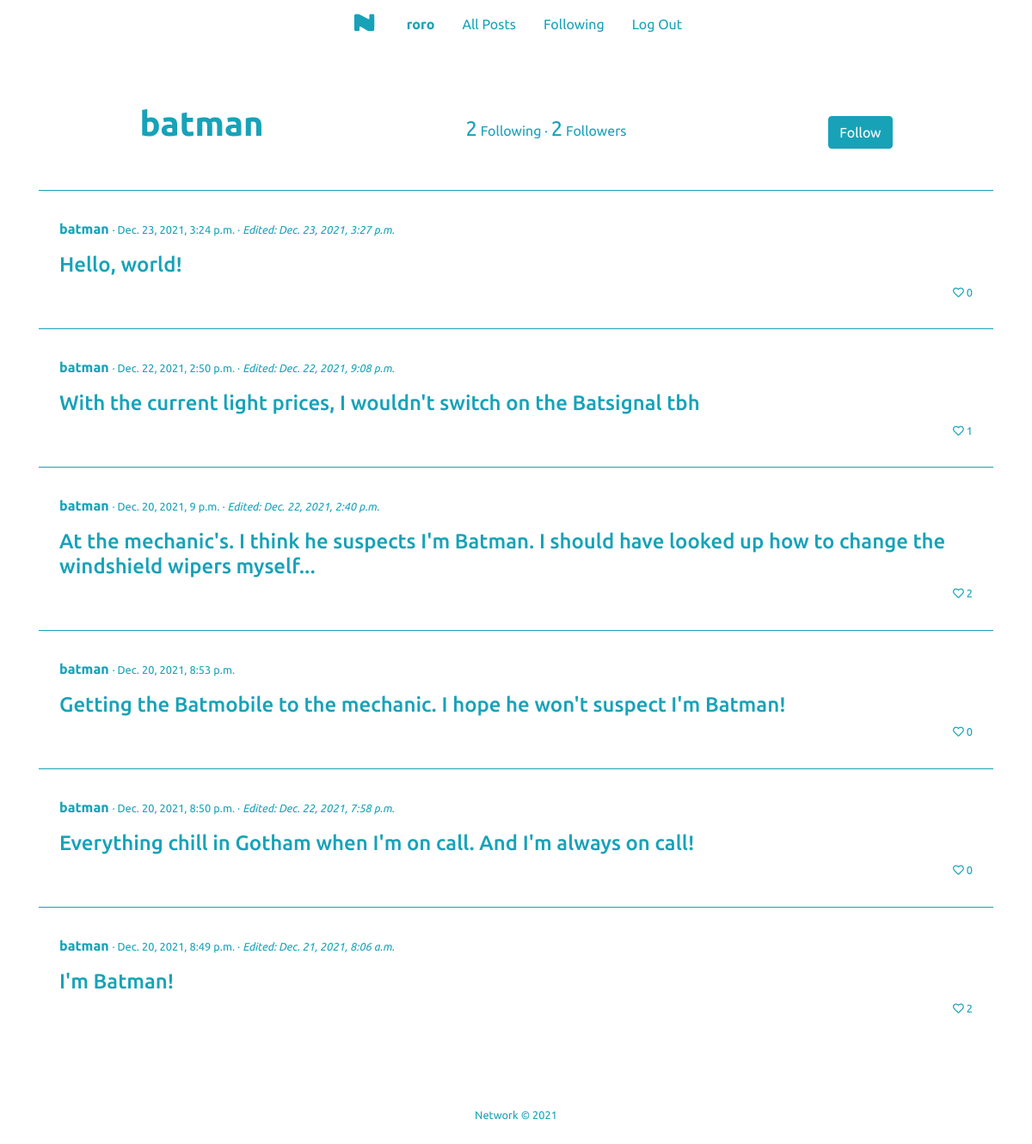
The app's page /network/profile/batman (signed in) with its own data.
### network/models.py (models this page shows, shortened)
class User(AbstractUser):
    pass

class Post(models.Model):
    text = models.TextField(max_length=300)
    author = models.ForeignKey("User", on_delete=models.PROTECT, related_name="post_author")
    timestamp = models.DateTimeField(auto_now_add=True)
    modified = models.DateTimeField(auto_now=True)
    liked = models.ManyToManyField("User", blank=True, related_name="likedby")

### network/views.py (the view)
# urls.py: path("network/profile/<str:user>", views.profile, name="profile"),
def profile(request, user):
    profiler = User.objects.get(username=user)
    postslist = Post.objects.filter(author=profiler).order_by("-timestamp")
    paginator = Paginator(postslist, 10) # Show 10 posts per page.
    page = request.GET.get('page', 1)
    try:
        posts = paginator.page(page)
    except PageNotAnInteger:
        posts = paginator.page(1)
    except EmptyPage:
        posts = paginator.page(paginator.num_pages)
    following = Following.objects.filter(user_id=profiler).count()
    followers = Following.objects.filter(following=profiler).count()
    selfprofile = False
    isfollower = False
    if request.user.is_authenticated:
        loggeduser = User.objects.get(username=request.user)
        if loggeduser == profiler:
            selfprofile = True
        checkfollowers = Following.objects.filter(following=profiler).values_list('user_id', flat=True)
        for person in checkfollowers:
            if person == loggeduser.id:
                isfollower = True
    return render(request, "network/profile.html", {
        "posts": posts,
        "profiler": profiler,
        "following": following,
        "followers": followers,
        "selfprofile": selfprofile,
        "isfollower": isfollower
    })

### network/templates/network/profile.html (shortened to what this page needs)
{% extends "network/layout.html" %}
{% load static %}
{% block body %}
    <div class="container mt-5 pt-3">
        <div class="flex-container text-center mb-5 text-info">
            <div><h1 class="mb-0 font-weight-bold" id="profiler">{{ profiler }}</h1></div>
            <div>
                <p class="mb-0"><span class="followersnum">{{ following }}</span> Following · <span class="followersnum">{{ followers }}</span> Followers</p>
            </div>
            <div>
                {% if user.is_authenticated %}
                    {% if selfprofile %}
                        <button id="follow-selfprofile" type="button" class="btn btn-info disabled no-drop">Follow</button>
                    {% else %}
                        {% if isfollower %}
                            <button id="unfollow" type="button" class="btn btn-info">Unfollow</button>
                        {% else %}
                            <button id="follow" type="button" class="btn btn-info">Follow</button>
                        {% endif %}
                    {% endif %}
                {% else %}
                    <button id="follow-notuser" type="button" class="btn btn-info disabled no-drop">Follow</button>
                {% endif %}
            </div>
        </div>
        {% for post in posts %}
        <div class="border border-info border-bottom-0 border-left-0 border-right-0 text-info mb-2">
            <div class="mt-4 py-2 px-4">
                <p>
                    <span class="font-weight-bold">{{ post.author }}</span>
                    {% if post.timestamp == post.modified %}
                        <span class="small"> · {{ post.timestamp }}</span>
                    {% else %}
                        <span class="small"> · {{ post.timestamp }} · <em>Edited: {{ post.modified }}</em></span>
                    {% endif %}
                </p>
                <h4 class="mt4">{{ post.text }}</h4>
                {% if user.is_authenticated %}
                    {% if user == post.author %}
                        <p class="small text-right">
                            <i class='far fa-heart heart like-author no-drop'></i> {{ post.liked.all.count }}
                        </p>
                    {% else %}
                        {% if user in post.liked.all %}
                            <p class="small text-right">
                                <i data-postid="{{ post.id }}" class='fas fa-heart text-danger heart heart-dislike'></i> {{ post.liked.all.count }}
                            </p>
                        {% else %}
                            <p class="small text-right">
                                <i data-postid="{{ post.id }}" class='far fa-heart heart heart-like'></i> {{ post.liked.all.count }}
                            </p>
                        {% endif %}
                    {% endif %}
                {% else %}
                    <p class="small text-right">
                        <i class='far fa-heart heart like-nonuser no-drop'></i> {{ post.liked.all.count }}
                    </p>
                {% endif %}
            </div>
        </div>
        {% endfor %}
    </div>
{% endblock %}

### network/templates/network/layout.html (shortened to what this page needs)
{% load static %}
<!DOCTYPE html>
<html lang="en">
    <head>
        <link rel="stylesheet" href="https://stackpath.bootstrapcdn.com/bootstrap/4.4.1/css/bootstrap.min.css">
        <link href="{% static 'network/styles.css' %}" rel="stylesheet">
        <link rel="stylesheet" href="https://use.fontawesome.com/releases/v5.7.0/css/all.css">
    </head>
    <body class="d-flex flex-column min-vh-100">
        <nav class="navbar navbar-expand-lg bg-white justify-content-center">
            <div>
              <ul class="navbar-nav mr-auto">
                <li class="nav-item"><a class="nav-link text-info" href="{% url 'index' %}"><img src="{% static 'network/logo-nobg-xs.png' %}" class="logonav"></a></li>
                {% if user.is_authenticated %}
                    <li class="nav-item">
                        <a class="nav-link text-info px-3" href="{% url 'profile' user.username %}"><strong>{{ user.username }}</strong></a>
                    </li>
                {% endif %}
                <li class="nav-item">
                    <a class="nav-link text-info px-3" href="{% url 'allposts' %}">All Posts</a>
                </li>
                {% if user.is_authenticated %}
                    <li class="nav-item">
                        <a class="nav-link text-info px-3" href="{% url 'following' %}">Following</a>
                    </li>
                    <li class="nav-item">
                        <a class="nav-link text-info px-3" href="{% url 'logout' %}">Log Out</a>
                    </li>
                {% endif %}
              </ul>
            </div>
        </nav>
        <div class="body mb-5">
            {% block body %}
            {% endblock %}
        </div>
        <footer class="text-info text-center small mt-auto pt-4">Network &#169; 2021</footer>
    </body>
</html>

### network/static/network/styles.css (style rules this page uses)
:root { --blueinfo: #17a2b8; --blueinfohover: #138496; }
body { font-family: 'Ubuntu', sans-serif; }
footer { height: 100px; color: rgba(255,255,255,.5); }
.logonav { display: block; margin-left: auto; margin-right: auto; width: 50%; }
.flex-container { display: flex; flex-wrap: wrap; justify-content: space-around; align-items: baseline; }
.followersnum { font-size: 1.5rem; }

### records on screen
User: username "roro"
User: username "batman"
Post: author "batman", timestamp "Dec. 23, 2021, 3:24 p.m.", modified "Dec. 23, 2021, 3:27 p.m.", text "Hello, world!", liked.all.count "0"
Post: author "batman", timestamp "Dec. 22, 2021, 2:50 p.m.", modified "Dec. 22, 2021, 9:08 p.m.", text "With the current light prices, I wouldn't switch on the Batsignal tbh", liked.all.count "1"
Post: author "batman", timestamp "Dec. 20, 2021, 9 p.m.", modified "Dec. 22, 2021, 2:40 p.m.", text "At the mechanic's. I think he suspects I'm Batman. I should have looked up how to change the windshield wipers myself...", liked.all.count "2"
Post: author "batman", timestamp "Dec. 20, 2021, 8:53 p.m.", text "Getting the Batmobile to the mechanic. I hope he won't suspect I'm Batman!", liked.all.count "0"
Post: author "batman", timestamp "Dec. 20, 2021, 8:50 p.m.", modified "Dec. 22, 2021, 7:58 p.m.", text "Everything chill in Gotham when I'm on call. And I'm always on call!", liked.all.count "0"
Post: author "batman", timestamp "Dec. 20, 2021, 8:49 p.m.", modified "Dec. 21, 2021, 8:06 a.m.", text "I'm Batman!", liked.all.count "2"

### other values on screen
{{ following }} "2"
{{ followers }} "2"
